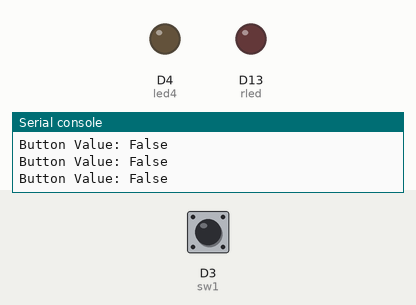
This program was run on a simulated CircuitPython board. Shown: output pins drawn as LEDs (lit = HIGH), the last lines printed to the serial console. The inputs (shaded band) are chosen by the test bench; at power-on: D3 (sw1) LOW.

Above: at 1.2 s.
1.3 s: D3 (sw1) pulled HIGH for 0.25 s
At 1.5 s:
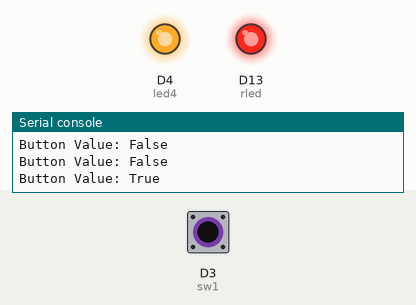
3.1 s: D3 (sw1) pulled HIGH for 3.2 s
At 7.8 s:
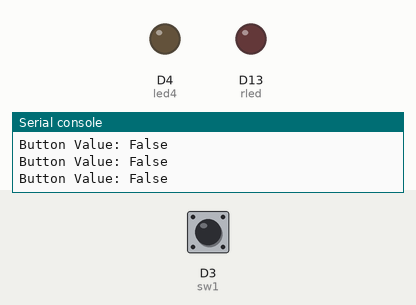
Timing chart, 0 to 9.3 s (numbered marks = the images above; inputs shaded):
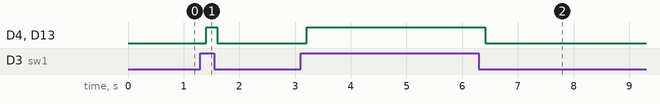

The program:

main.py
```python
import board
import digitalio
import time
# Assign pin D13 (On-Board Red LED)
rled = digitalio.DigitalInOut(board.D13)
# Assign pin D4 (External LED)
led4 = digitalio.DigitalInOut(board.D4)
# Assign pin D3 (External Switch Input)
sw1 = digitalio.DigitalInOut(board.D3)
# Set IO Direction
rled.direction = digitalio.Direction.OUTPUT
led4.direction = digitalio.Direction.OUTPUT
sw1.direction = digitalio.Direction.INPUT
# Main Loop
while True:
    # Read Button Value
    Button = sw1.value
    # Serial Output Button Value
    print("Button Value:", Button)
    # Turn rled ON/OFF based on conditional Button Value
    if (Button == True):
        # Set LED state to ON
        rled.value = True
    else:
        # Set LED state to OFF
        rled.value = False
    # Set led4 to Button Value
    led4.value = Button
    # Pause for 0.2 second
    time.sleep(0.2)
```

Measured:
- after the input at 1.3 s, D4 (led4), D13 (rled): LOW → HIGH after 0.10 s, → LOW 0.20 s later
- after the input at 3.1 s, D4 (led4), D13 (rled): LOW → HIGH after 0.11 s, → LOW 3.2 s later
